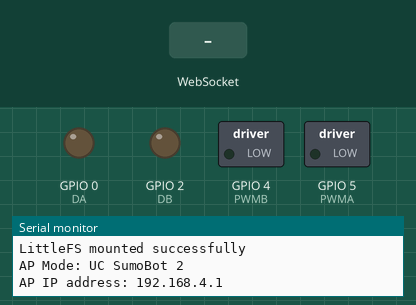
Simulated run of this sketch. Board: ESP8266 (NodeMCU). Shown: switched loads named in the sketch (green lamp = pin HIGH), output pins drawn as LEDs (lit = HIGH), the last lines printed to the serial monitor. The test bench sets the inputs (shaded band). WiFi joins after 1.5 s; servers stay silent unless stated; storage starts empty.

Above: at 1.2 s.
1.3 s: WebSocket text "2s" received
At 1.9 s:
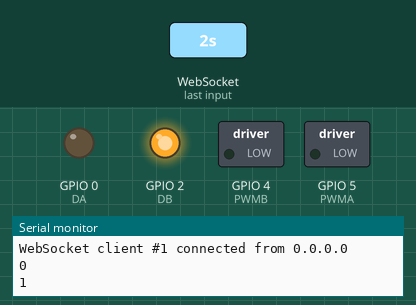
Timing chart, 0 to 4.3 s (numbered marks = the images above; inputs shaded):
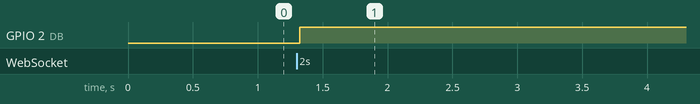

Measured:
- after the input at 1.3 s, GPIO 2 (DB): LOW → HIGH at once

The sketch:

robot_sumo.ino
```cpp
#include <ESP8266WiFi.h>
#include <ESPAsyncTCP.h>
#include <ESPAsyncWebServer.h>
#include "LittleFS.h"
#include <Arduino_JSON.h>

const char* ssid = "UC SumoBot 2";      // Replace with your desired AP SSID
const char* password = "12345678";  // Replace with your desired AP password

// Create AsyncWebServer object on port 80
AsyncWebServer server(80);
// Create a WebSocket object

AsyncWebSocket ws("/ws");
// Set LED GPIO
const int ledPin1 = 14;
const int ledPin2 = 12;
const int ledPin3 = 13;

String message = "";
String sliderValue1 = "0";
String sliderValue2 = "0";
String sliderValue3 = "0";

boolean DirA = HIGH;
boolean DirB = HIGH;


int dutyCycle1;
int dutyCycle2;
int dutyCycle3;

int PWMA=5;//Right side
int PWMB=4;//Left side
int DA=0;//Right reverse
int DB=2;//Left reverse

int motorspeed = 500;

//Json Variable to Hold Slider Values
JSONVar sliderValues;


// Initialize WiFi
void initWiFi() {
  // WiFi.mode(WIFI_STA);
  // WiFi.begin(ssid, password);
  // Serial.print("Connecting to WiFi ..");
  // while (WiFi.status() != WL_CONNECTED) {
  //   Serial.print('.');
  //   delay(1000);
  // }
  // Serial.println(WiFi.localIP());

    // Set the ESP8266 to AP mode
  WiFi.mode(WIFI_AP);
  WiFi.softAP(ssid, password);
  Serial.print("AP Mode: ");
  Serial.println(ssid);
  Serial.print("AP IP address: ");
  Serial.println(WiFi.softAPIP());
}

void initFS() {
  if (!LittleFS.begin()) {
    Serial.println("An error has occurred while mounting LittleFS");
  }
  else{
   Serial.println("LittleFS mounted successfully");
  }
}

//Get Slider Values
String getSliderValues(){
  sliderValues["sliderValue1"] = String(sliderValue1);
  sliderValues["sliderValue2"] = String(sliderValue2);
  sliderValues["sliderValue3"] = String(sliderValue3);

  String jsonString = JSON.stringify(sliderValues);
  return jsonString;
}

void handleWebSocketMessage(void *arg, uint8_t *data, size_t len) {
  AwsFrameInfo *info = (AwsFrameInfo*)arg;
  if (info->final && info->index == 0 && info->len == len && info->opcode == WS_TEXT) {
    data[len] = 0;
    message = (char*)data;
    if (message.indexOf("1s") >= 0) {
      sliderValue1 = message.substring(2);
      dutyCycle1 = map(sliderValue1.toInt(), 0, 100, 0, motorspeed);
//      Serial.print(getSliderValues());


      if(dutyCycle1 < 0){
        dutyCycle1 = dutyCycle1 * -1;
        DirA = HIGH;
      } else {
        DirA = LOW;
      }

      digitalWrite(PWMA, dutyCycle1);
      digitalWrite(DA, DirA);
      Serial.println(dutyCycle1);
      Serial.println(DirA);

      notifyClients(getSliderValues());

    }
    if (message.indexOf("2s") >= 0) {
      sliderValue2 = message.substring(2);
      dutyCycle2 = map(sliderValue2.toInt(), 0, 100, 0, motorspeed);
//      Serial.print(getSliderValues());


      if(dutyCycle2 < 0){
        dutyCycle2 = dutyCycle2 * -1;
        DirB = LOW;
      } else {
        DirB = HIGH;
      }

      digitalWrite(PWMB, dutyCycle2);
      digitalWrite(DB, DirB);
      Serial.println(dutyCycle2);
      Serial.println(DirB);

      notifyClients(getSliderValues());


    }
    if (strcmp((char*)data, "getValues") == 0) {
      notifyClients(getSliderValues());
    }
  }
}
void onEvent(AsyncWebSocket *server, AsyncWebSocketClient *client, AwsEventType type, void *arg, uint8_t *data, size_t len) {
  switch (type) {
    case WS_EVT_CONNECT:
      Serial.printf("WebSocket client #%u connected from %s\n", client->id(), client->remoteIP().toString().c_str());
      break;
    case WS_EVT_DISCONNECT:
      Serial.printf("WebSocket client #%u disconnected\n", client->id());
      break;
    case WS_EVT_DATA:
      handleWebSocketMessage(arg, data, len);
      break;
    case WS_EVT_PONG:
    case WS_EVT_ERROR:
      break;
  }
}

void initWebSocket() {
  ws.onEvent(onEvent);
  server.addHandler(&ws);
}

void notifyClients(String sliderValues) {
  ws.textAll(sliderValues);
}


void setup() {
  // put your setup code here, to run once:
  Serial.begin(115200);

  //Init motor shield
  pinMode(PWMA, OUTPUT);
  pinMode(PWMB, OUTPUT);
  pinMode(DA, OUTPUT);
  pinMode(DB, OUTPUT);

  //init file system untuk webnya
  initFS();

  //init wifi
  initWiFi();

  //init websocket
   initWebSocket();

  // Web Server Root URL
  server.on("/", HTTP_GET, [](AsyncWebServerRequest *request){
    request->send(LittleFS, "/index.html", "text/html");
  });

  server.serveStatic("/", LittleFS, "/");

  // Start server
  server.begin();

}

void loop() {


  ws.cleanupClients();

}
```
